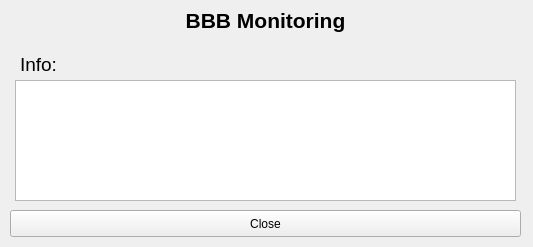
<?xml version="1.0" encoding="UTF-8"?>
<ui version="4.0">
 <class>Form</class>
 <widget class="QWidget" name="Form">
  <property name="geometry">
   <rect>
    <x>0</x>
    <y>0</y>
    <width>533</width>
    <height>247</height>
   </rect>
  </property>
  <property name="windowTitle">
   <string>Form</string>
  </property>
  <widget class="QLabel" name="title">
   <property name="geometry">
    <rect>
     <x>0</x>
     <y>0</y>
     <width>531</width>
     <height>41</height>
    </rect>
   </property>
   <property name="font">
    <font>
     <family>Ubuntu</family>
     <pointsize>16</pointsize>
     <weight>75</weight>
     <bold>true</bold>
    </font>
   </property>
   <property name="text">
    <string>BBB Monitoring</string>
   </property>
   <property name="textFormat">
    <enum>Qt::RichText</enum>
   </property>
   <property name="alignment">
    <set>Qt::AlignCenter</set>
   </property>
  </widget>
  <widget class="QLabel" name="label_6">
   <property name="geometry">
    <rect>
     <x>20</x>
     <y>50</y>
     <width>111</width>
     <height>29</height>
    </rect>
   </property>
   <property name="font">
    <font>
     <pointsize>14</pointsize>
    </font>
   </property>
   <property name="text">
    <string>Info:</string>
   </property>
  </widget>
  <widget class="QTextBrowser" name="textInfo">
   <property name="geometry">
    <rect>
     <x>15</x>
     <y>80</y>
     <width>501</width>
     <height>121</height>
    </rect>
   </property>
  </widget>
  <widget class="QPushButton" name="closeButton">
   <property name="geometry">
    <rect>
     <x>10</x>
     <y>210</y>
     <width>511</width>
     <height>27</height>
    </rect>
   </property>
   <property name="text">
    <string>Close</string>
   </property>
  </widget>
 </widget>
 <resources/>
 <connections/>
</ui>
